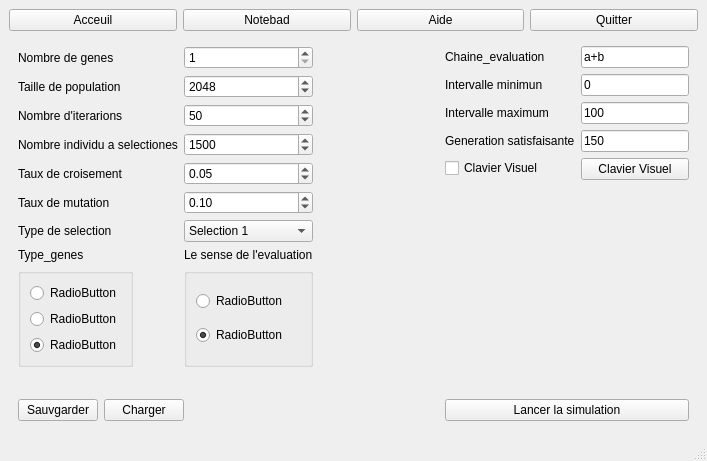
<?xml version="1.0" encoding="UTF-8"?>
<ui version="4.0">
 <class>ModelisationPrblm</class>
 <widget class="QMainWindow" name="ModelisationPrblm">
  <property name="geometry">
   <rect>
    <x>0</x>
    <y>0</y>
    <width>707</width>
    <height>461</height>
   </rect>
  </property>
  <property name="windowTitle">
   <string>MainWindow</string>
  </property>
  <widget class="QWidget" name="centralwidget">
   <property name="styleSheet">
    <string notr="true"/>
   </property>
   <layout class="QGridLayout" name="gridLayout">
    <item row="0" column="0">
     <layout class="QHBoxLayout" name="horizontalLayout_13">
      <item>
       <widget class="QPushButton" name="pushButton_6">
        <property name="text">
         <string>Acceuil</string>
        </property>
       </widget>
      </item>
      <item>
       <widget class="QPushButton" name="pushButton_13">
        <property name="text">
         <string>Notebad</string>
        </property>
       </widget>
      </item>
      <item>
       <widget class="QPushButton" name="pushButton_5">
        <property name="text">
         <string>Aide</string>
        </property>
       </widget>
      </item>
      <item>
       <widget class="QPushButton" name="pushButton_4">
        <property name="text">
         <string>Quitter</string>
        </property>
       </widget>
      </item>
     </layout>
    </item>
    <item row="1" column="0">
     <widget class="QStackedWidget" name="stackedWidget">
      <property name="currentIndex">
       <number>0</number>
      </property>
      <widget class="QWidget" name="page">
       <layout class="QGridLayout" name="gridLayout_3">
        <item row="3" column="2">
         <widget class="QPushButton" name="pushButton_3">
          <property name="text">
           <string>Lancer la simulation</string>
          </property>
          <property name="iconSize">
           <size>
            <width>16</width>
            <height>16</height>
           </size>
          </property>
         </widget>
        </item>
        <item row="1" column="2">
         <layout class="QFormLayout" name="formLayout_8">
          <item row="4" column="0">
           <widget class="QLabel" name="label_chaineE">
            <property name="text">
             <string>Chaine_evaluation</string>
            </property>
           </widget>
          </item>
          <item row="4" column="1">
           <widget class="QLineEdit" name="lineEdit">
            <property name="text">
             <string>a+b</string>
            </property>
           </widget>
          </item>
          <item row="5" column="0">
           <widget class="QLabel" name="label_intervalleMI">
            <property name="text">
             <string>Intervalle minimun</string>
            </property>
           </widget>
          </item>
          <item row="5" column="1">
           <widget class="QLineEdit" name="lineEdit_2">
            <property name="text">
             <string>0</string>
            </property>
           </widget>
          </item>
          <item row="6" column="0">
           <widget class="QLabel" name="label_intervalleMA">
            <property name="text">
             <string>Intervalle maximum</string>
            </property>
           </widget>
          </item>
          <item row="6" column="1">
           <widget class="QLineEdit" name="lineEdit_3">
            <property name="text">
             <string>100</string>
            </property>
           </widget>
          </item>
          <item row="7" column="0">
           <widget class="QLabel" name="label_generationS">
            <property name="text">
             <string>Generation satisfaisante</string>
            </property>
           </widget>
          </item>
          <item row="7" column="1">
           <widget class="QLineEdit" name="lineEdit_4">
            <property name="text">
             <string>150</string>
            </property>
           </widget>
          </item>
          <item row="8" column="0">
           <widget class="QCheckBox" name="checkBox">
            <property name="text">
             <string>Clavier Visuel</string>
            </property>
           </widget>
          </item>
          <item row="8" column="1">
           <widget class="QPushButton" name="pushButton_14">
            <property name="text">
             <string>Clavier Visuel</string>
            </property>
           </widget>
          </item>
          <item row="9" column="1">
           <spacer name="verticalSpacer_5">
            <property name="orientation">
             <enum>Qt::Vertical</enum>
            </property>
            <property name="sizeHint" stdset="0">
             <size>
              <width>20</width>
              <height>40</height>
             </size>
            </property>
           </spacer>
          </item>
          <item row="10" column="1">
           <spacer name="verticalSpacer">
            <property name="orientation">
             <enum>Qt::Vertical</enum>
            </property>
            <property name="sizeHint" stdset="0">
             <size>
              <width>20</width>
              <height>40</height>
             </size>
            </property>
           </spacer>
          </item>
          <item row="11" column="1">
           <spacer name="verticalSpacer_2">
            <property name="orientation">
             <enum>Qt::Vertical</enum>
            </property>
            <property name="sizeHint" stdset="0">
             <size>
              <width>20</width>
              <height>40</height>
             </size>
            </property>
           </spacer>
          </item>
          <item row="12" column="1">
           <spacer name="verticalSpacer_3">
            <property name="orientation">
             <enum>Qt::Vertical</enum>
            </property>
            <property name="sizeHint" stdset="0">
             <size>
              <width>20</width>
              <height>40</height>
             </size>
            </property>
           </spacer>
          </item>
          <item row="13" column="1">
           <spacer name="verticalSpacer_4">
            <property name="orientation">
             <enum>Qt::Vertical</enum>
            </property>
            <property name="sizeHint" stdset="0">
             <size>
              <width>20</width>
              <height>40</height>
             </size>
            </property>
           </spacer>
          </item>
         </layout>
        </item>
        <item row="3" column="0" colspan="2">
         <layout class="QHBoxLayout" name="horizontalLayout_11">
          <item>
           <widget class="QPushButton" name="pushButton_2">
            <property name="text">
             <string>Sauvgarder</string>
            </property>
           </widget>
          </item>
          <item>
           <widget class="QPushButton" name="pushButton">
            <property name="text">
             <string>Charger</string>
            </property>
           </widget>
          </item>
          <item>
           <spacer name="horizontalSpacer_2">
            <property name="orientation">
             <enum>Qt::Horizontal</enum>
            </property>
            <property name="sizeHint" stdset="0">
             <size>
              <width>40</width>
              <height>20</height>
             </size>
            </property>
           </spacer>
          </item>
         </layout>
        </item>
        <item row="2" column="2">
         <layout class="QVBoxLayout" name="verticalLayout_8"/>
        </item>
        <item row="1" column="0">
         <layout class="QGridLayout" name="gridLayout_2">
          <item row="0" column="0">
           <layout class="QVBoxLayout" name="verticalLayout">
            <item>
             <layout class="QFormLayout" name="formLayout">
              <item row="3" column="0">
               <widget class="QLabel" name="label_nombreG">
                <property name="text">
                 <string>Nombre de genes</string>
                </property>
               </widget>
              </item>
              <item row="3" column="1">
               <widget class="QSpinBox" name="spinBox">
                <property name="minimum">
                 <number>1</number>
                </property>
                <property name="maximum">
                 <number>8</number>
                </property>
               </widget>
              </item>
              <item row="4" column="0">
               <widget class="QLabel" name="label_tailleP">
                <property name="text">
                 <string>Taille de population</string>
                </property>
               </widget>
              </item>
              <item row="4" column="1">
               <widget class="QSpinBox" name="spinBox_2">
                <property name="minimum">
                 <number>10</number>
                </property>
                <property name="maximum">
                 <number>100000</number>
                </property>
                <property name="value">
                 <number>2048</number>
                </property>
               </widget>
              </item>
              <item row="5" column="0">
               <widget class="QLabel" name="label_nombreI">
                <property name="text">
                 <string>Nombre d'iterarions</string>
                </property>
               </widget>
              </item>
              <item row="5" column="1">
               <widget class="QSpinBox" name="spinBox_3">
                <property name="minimum">
                 <number>1</number>
                </property>
                <property name="maximum">
                 <number>100000</number>
                </property>
                <property name="value">
                 <number>50</number>
                </property>
               </widget>
              </item>
              <item row="6" column="0">
               <widget class="QLabel" name="label_nombreIS">
                <property name="text">
                 <string>Nombre individu a selectiones</string>
                </property>
               </widget>
              </item>
              <item row="6" column="1">
               <widget class="QSpinBox" name="spinBox_4">
                <property name="minimum">
                 <number>2</number>
                </property>
                <property name="maximum">
                 <number>100000</number>
                </property>
                <property name="value">
                 <number>1500</number>
                </property>
               </widget>
              </item>
              <item row="7" column="0">
               <widget class="QLabel" name="label_tauxC">
                <property name="text">
                 <string>Taux de croisement</string>
                </property>
               </widget>
              </item>
              <item row="8" column="0">
               <widget class="QLabel" name="label_tauxM">
                <property name="text">
                 <string>Taux de mutation</string>
                </property>
               </widget>
              </item>
              <item row="8" column="1">
               <widget class="QDoubleSpinBox" name="doubleSpinBox_2">
                <property name="maximum">
                 <double>1.000000000000000</double>
                </property>
                <property name="value">
                 <double>0.100000000000000</double>
                </property>
               </widget>
              </item>
              <item row="9" column="0">
               <widget class="QLabel" name="label_typeS">
                <property name="text">
                 <string>Type de selection</string>
                </property>
               </widget>
              </item>
              <item row="9" column="1">
               <widget class="QComboBox" name="comboBox">
                <item>
                 <property name="text">
                  <string>Selection 1</string>
                 </property>
                </item>
                <item>
                 <property name="text">
                  <string>Selection 2</string>
                 </property>
                </item>
                <item>
                 <property name="text">
                  <string>Selection 3</string>
                 </property>
                </item>
               </widget>
              </item>
              <item row="10" column="0">
               <widget class="QLabel" name="label_typeG">
                <property name="text">
                 <string>Type_genes</string>
                </property>
               </widget>
              </item>
              <item row="10" column="1">
               <widget class="QLabel" name="label_senseE">
                <property name="text">
                 <string>Le sense de l'evaluation</string>
                </property>
               </widget>
              </item>
              <item row="11" column="0">
               <widget class="QGroupBox" name="groupBox_4">
                <property name="title">
                 <string/>
                </property>
                <layout class="QVBoxLayout" name="verticalLayout_15">
                 <item>
                  <widget class="QRadioButton" name="radioButton_2">
                   <property name="text">
                    <string>RadioButton</string>
                   </property>
                  </widget>
                 </item>
                 <item>
                  <widget class="QRadioButton" name="radioButton_3">
                   <property name="text">
                    <string>RadioButton</string>
                   </property>
                  </widget>
                 </item>
                 <item>
                  <widget class="QRadioButton" name="radioButton">
                   <property name="text">
                    <string>RadioButton</string>
                   </property>
                   <property name="checked">
                    <bool>true</bool>
                   </property>
                  </widget>
                 </item>
                 <item>
                  <layout class="QVBoxLayout" name="verticalLayout_14"/>
                 </item>
                </layout>
               </widget>
              </item>
              <item row="7" column="1">
               <widget class="QDoubleSpinBox" name="doubleSpinBox">
                <property name="maximum">
                 <double>1.000000000000000</double>
                </property>
                <property name="value">
                 <double>0.050000000000000</double>
                </property>
               </widget>
              </item>
              <item row="11" column="1">
               <widget class="QGroupBox" name="groupBox_3">
                <property name="title">
                 <string/>
                </property>
                <layout class="QVBoxLayout" name="verticalLayout_13">
                 <item>
                  <widget class="QRadioButton" name="radioButton_5">
                   <property name="text">
                    <string>RadioButton</string>
                   </property>
                  </widget>
                 </item>
                 <item>
                  <widget class="QRadioButton" name="radioButton_4">
                   <property name="text">
                    <string>RadioButton</string>
                   </property>
                   <property name="checked">
                    <bool>true</bool>
                   </property>
                  </widget>
                 </item>
                 <item>
                  <layout class="QVBoxLayout" name="verticalLayout_10"/>
                 </item>
                </layout>
               </widget>
              </item>
             </layout>
            </item>
           </layout>
          </item>
         </layout>
        </item>
        <item row="2" column="0">
         <layout class="QVBoxLayout" name="verticalLayout_11"/>
        </item>
        <item row="1" column="1">
         <spacer name="horizontalSpacer">
          <property name="orientation">
           <enum>Qt::Horizontal</enum>
          </property>
          <property name="sizeHint" stdset="0">
           <size>
            <width>40</width>
            <height>20</height>
           </size>
          </property>
         </spacer>
        </item>
       </layout>
      </widget>
      <widget class="QWidget" name="page_2">
       <layout class="QGridLayout" name="gridLayout_5">
        <item row="0" column="0">
         <layout class="QGridLayout" name="gridLayout_4">
          <item row="1" column="0">
           <layout class="QHBoxLayout" name="horizontalLayout_18">
            <item>
             <widget class="QLabel" name="label_15">
              <property name="text">
               <string>Nom fichier latex</string>
              </property>
             </widget>
            </item>
            <item>
             <widget class="QLineEdit" name="lineEdit_6">
              <property name="text">
               <string>fichierLatx</string>
              </property>
             </widget>
            </item>
            <item>
             <widget class="QPushButton" name="pushButton_12">
              <property name="text">
               <string>Generer</string>
              </property>
             </widget>
            </item>
           </layout>
          </item>
          <item row="0" column="0">
           <layout class="QHBoxLayout" name="horizontalLayout_14">
            <item>
             <widget class="QTextBrowser" name="textBrowser"/>
            </item>
           </layout>
          </item>
          <item row="4" column="0">
           <widget class="QPushButton" name="pushButton_7">
            <property name="text">
             <string>Reconfigurer</string>
            </property>
           </widget>
          </item>
          <item row="3" column="0">
           <widget class="QPushButton" name="pushButton_8">
            <property name="text">
             <string>Reprondre</string>
            </property>
           </widget>
          </item>
          <item row="2" column="0">
           <widget class="QPushButton" name="pushButton_9">
            <property name="text">
             <string>Pause</string>
            </property>
           </widget>
          </item>
         </layout>
        </item>
       </layout>
      </widget>
      <widget class="QWidget" name="page_3">
       <layout class="QHBoxLayout" name="horizontalLayout_15">
        <item>
         <layout class="QVBoxLayout" name="verticalLayout_5">
          <item>
           <layout class="QHBoxLayout" name="horizontalLayout_16">
            <item>
             <layout class="QHBoxLayout" name="horizontalLayout_17">
              <item>
               <widget class="QLabel" name="label_14">
                <property name="text">
                 <string>Nom de fichier sauvgarde</string>
                </property>
               </widget>
              </item>
              <item>
               <widget class="QLineEdit" name="lineEdit_5"/>
              </item>
             </layout>
            </item>
           </layout>
          </item>
          <item>
           <layout class="QVBoxLayout" name="verticalLayout_6">
            <item>
             <widget class="QPushButton" name="pushButton_10">
              <property name="text">
               <string>Ok</string>
              </property>
             </widget>
            </item>
           </layout>
          </item>
         </layout>
        </item>
       </layout>
      </widget>
      <widget class="QWidget" name="page_4">
       <layout class="QGridLayout" name="gridLayout_8">
        <item row="0" column="0">
         <layout class="QVBoxLayout" name="verticalLayout_2">
          <item>
           <layout class="QHBoxLayout" name="horizontalLayout">
            <item>
             <widget class="QLabel" name="label">
              <property name="text">
               <string>Nom de fichier a charger</string>
              </property>
             </widget>
            </item>
            <item>
             <widget class="QLineEdit" name="lineEdit_7"/>
            </item>
           </layout>
          </item>
         </layout>
        </item>
        <item row="1" column="0">
         <layout class="QVBoxLayout" name="verticalLayout_3">
          <item>
           <widget class="QPushButton" name="pushButton_11">
            <property name="text">
             <string>ok</string>
            </property>
           </widget>
          </item>
         </layout>
        </item>
       </layout>
      </widget>
     </widget>
    </item>
   </layout>
  </widget>
  <widget class="QMenuBar" name="menubar">
   <property name="geometry">
    <rect>
     <x>0</x>
     <y>0</y>
     <width>707</width>
     <height>21</height>
    </rect>
   </property>
  </widget>
  <widget class="QStatusBar" name="statusbar"/>
 </widget>
 <resources/>
 <connections/>
</ui>
